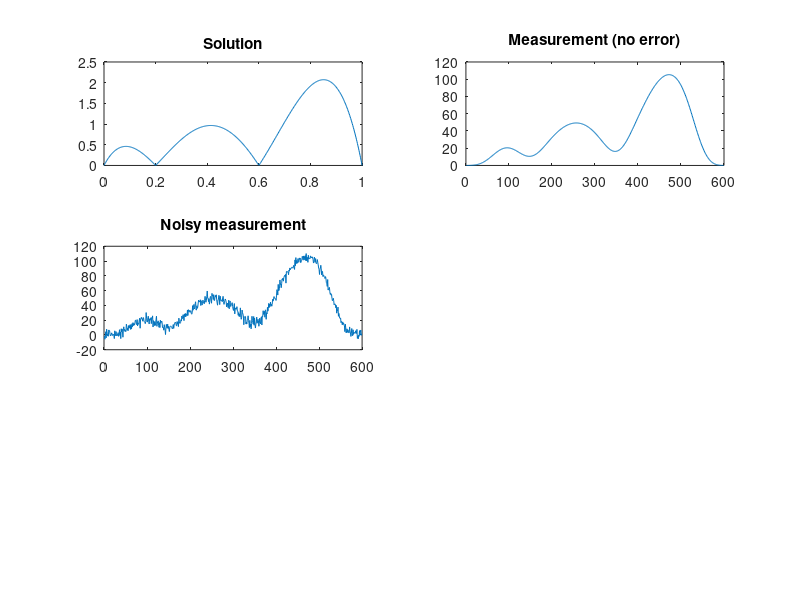

This chart was generated by the following MATLAB code: (Note: this script raises an error after producing the figure.)
function flips_demo()

% Construct solution, theory matrix and measurement

% Solution
x=linspace(0,1,500);
sol=abs(100*x.*(x-0.2).*(x-0.6).*(x-1));

% Plot solution
subplot(3,2,1)
plot(x,sol)
title('Solution')

% Construct measurement by convolving the solution with a Hamming window of
% length 100.
meas = conv(sol,hamming(100));

% plot measurement
subplot(3,2,2)
plot(meas)
title('Measurement (no error)')

% Add noise to the measurement
noisy_meas = 0.1 * mean(meas) * randn(1,length(meas)) + meas;

% plot noisy data
subplot(3,2,3)
plot(noisy_meas)
title('Noisy measurement')

% Construct theory matrix
A = zeros(length(meas),500);
for (i=1:500)
    A(i:(i+99),i) = hamming(100);
end

% Initialize FLIPS object, add data and solve
h = flips;
flips_init(h,500,1,'d');
flips_add(h,A,noisy_meas);
flips_solve(h,'');
fsol1 = flips_get(h,'sol');

subplot(3,2,4)
plot(x,fsol1)
title('Dummy boy solution (no regularization)')

% Add regularization and solve again
reg_mat = 2*eye(500) + -1*diag(ones(499,1),1) + -1*diag(ones(499,1),-1);
reg_meas = zeros(500,1);
reg_err = 0.001^2;

flips_add(h,reg_mat,reg_meas,reg_err);
flips_solve(h,'');
fsol2 = flips_get(h,'sol');

subplot(3,2,5)
plot(x,fsol2)
hold on
plot(x,sol,'r')
hold off
title('Regularized and true solutions')

% Initialize a new problem, add the same data and regularization, and then
% marginalize away the first and last 100 unknowns
h2=flips;
flips_init(h2,500,1,'d');
flips_add(h2,A,noisy_meas);
flips_add(h2,reg_mat,reg_meas,reg_err);
flips_resize(h2,[1:100 401:500],0);
flips_solve(h2,'');
fsol3 = flips_get(h2,'sol');

subplot(3,2,6)
plot(x,fsol2)
hold on
plot(x(101:400),fsol3,'ro')
hold off
title('Original and resized solutions')

%readbw(h)
%readbw(h2)

% Delete FLIPS files and reset FLIPS objects
flips_dispose(h);
flips_dispose(h2);

% Test band matrix system and common variables


% 
% %plot((1:10)/10,btimes)
% %hold;
% 
% 
% for i = 1:10
%     
%     band = n*i/10;
%     
%     B = zeros(n,n+2*band);
%     
%     for b = 1:n
%         B(b,b:b+2*band) = randn(band*2+1,1);
%     end
%     
%     A = B(:,band+1:band+n);
%     A(:,n-cv+1:n) = randn(n,cv);
%     
%     spy(A)
%     
%     
%     %size(A)
%     
% 
%     flips_init(bb,n,1,'d',cv,1);
%     
%     m = sum(A,2);
%     
%     st=tic;
%     flips_add(bb,A,m);
%     flips_solve(bb,'')
%     en=toc(st);
%     
%     ctimes(i) = en;
%     %ctimes(i)
%     ss=flips_get(bb,'sol');
%     
%     mean(ss-ones(n,1))
%     
%     flips_dispose(bb)
%     
% end
% 
% %plot((1:10)/10,ctimes,'g')
% 
% 
% 
% for i = 1:10
%     
%     band = n*i/10;
%     
%     B = zeros(n,n+2*band);
%     
%     for b = 1:n
%         B(b,b:b+2*band) = randn(band*2+1,1);
%     end
%     
%     A = B(:,band+1:band+n);
%     A(:,n-cv+1:n) = randn(n,cv);
%     
%     %size(A)
%     spy(A)
% 
%     flips_init(bb,n,1,'d',0,0);
%     
%     m = sum(A,2);
%     
%     st=tic;
%     flips_add(bb,A,m);
%     flips_solve(bb,'')
%     en=toc(st);
%     
%     ctimes(i) = en;
%     ss=flips_get(bb,'sol');
%     
%     mean(ss-ones(n,1))
%     
%     flips_dispose(bb)
%     
% end
% 
% %plot((1:10)/10,ctimes,'r')

    
    
    
    
